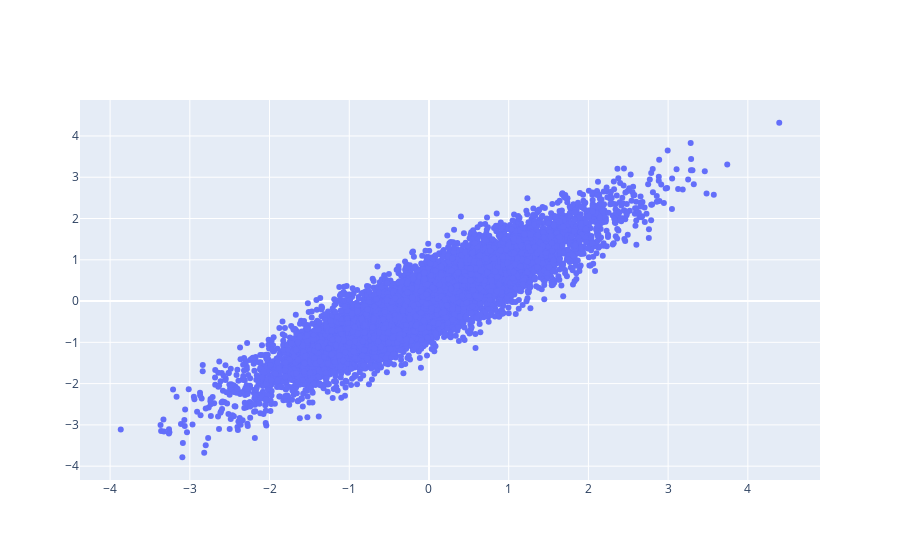

The notebook cell this image was saved under:
### Code cell
fig.show()

### Figure 1 — Plotly figure (JSON) as saved in the notebook; plotly's stock layout.template omitted (floating-point values rounded to 4 significant figures; data arrays with more than 128 entries replaced by an {"elided": "..."} marker saying what was removed)
{"data": [{"mode": "markers", "type": "scatter", "x": {"elided": "10000 float values"}, "y": {"elided": "10000 float values"}}], "layout": {}}
